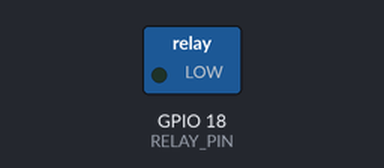
A sketch run on a simulated ESP32. Parts: switched loads named in the sketch (green lamp = pin HIGH). What the sketch prints to the serial monitor is not drawn.

Above: at 2.0 s.
At 4.0 s:
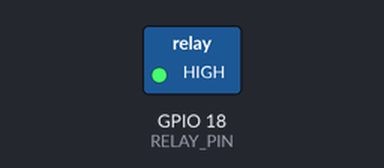
Timing chart, 0 to 6.2 s (numbered marks = the images above):
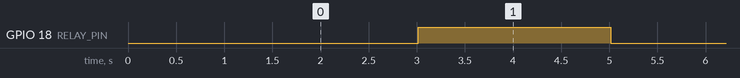

Measured:
- by itself, GPIO 18 (RELAY_PIN): alternates HIGH for 2.0 s and LOW for 2.0 s

The sketch:

electric_relay_test.ino
```cpp
/*
 * ESP32 继电器测试代码 (Electric Relay Test)
 *
 * 功能：每隔 2 秒切换一次继电器的状态（开启/关闭）
 * 用于硬件测试和验证接线。
 *
 * 接线：
 * VCC -> ESP32 3.3V/5V
 * GND -> ESP32 GND
 * IN  -> ESP32 GPIO 18 (可调)
 */

#define RELAY_PIN 18  // 继电器信号线接 GPIO 18

// 继电器类型配置（大部分继电器模块是低电平触发）
#define RELAY_ACTIVE_LOW 1

void setup() {
  Serial.begin(115200);
  delay(1000);

  Serial.println("\n========================================");
  Serial.println("  ESP32 继电器测试 (Electric Relay Test)");
  Serial.println("========================================");
  Serial.print("继电器引脚: ");
  Serial.println(RELAY_PIN);

  pinMode(RELAY_PIN, OUTPUT);

  // 初始状态：关闭继电器
  if (RELAY_ACTIVE_LOW) {
    digitalWrite(RELAY_PIN, HIGH);
  } else {
    digitalWrite(RELAY_PIN, LOW);
  }

  Serial.println("✓ 继电器已初始化，初始状态：OFF");
}

void loop() {
  // 开启继电器
  Serial.println(">>> 继电器状态：ON");
  if (RELAY_ACTIVE_LOW) {
    digitalWrite(RELAY_PIN, LOW);
  } else {
    digitalWrite(RELAY_PIN, HIGH);
  }
  delay(2000);

  // 关闭继电器
  Serial.println(">>> 继电器状态：OFF");
  if (RELAY_ACTIVE_LOW) {
    digitalWrite(RELAY_PIN, HIGH);
  } else {
    digitalWrite(RELAY_PIN, LOW);
  }
  delay(2000);
}
```
